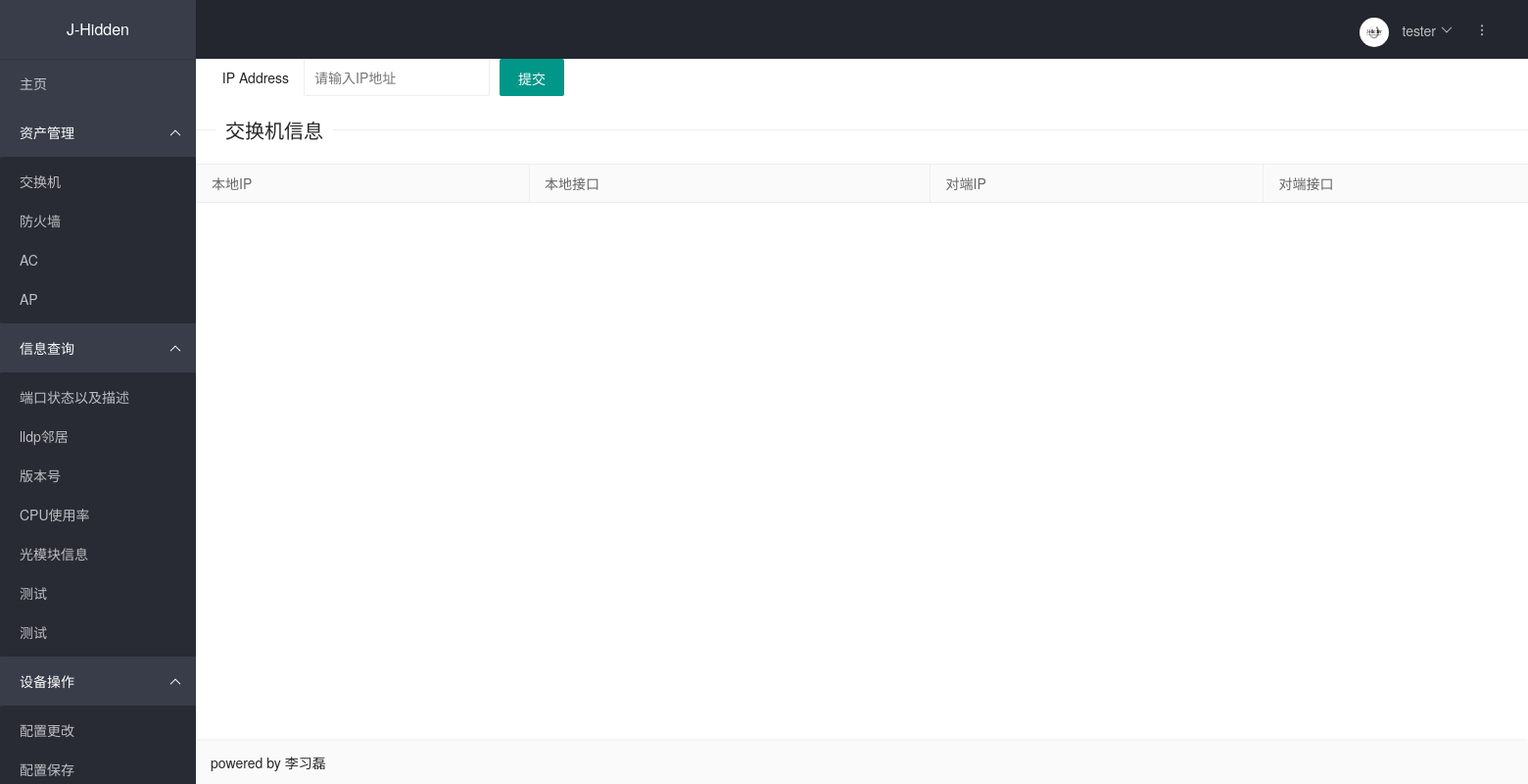
The page /neighbor_lldp_info_list/ on the database as committed earlier.
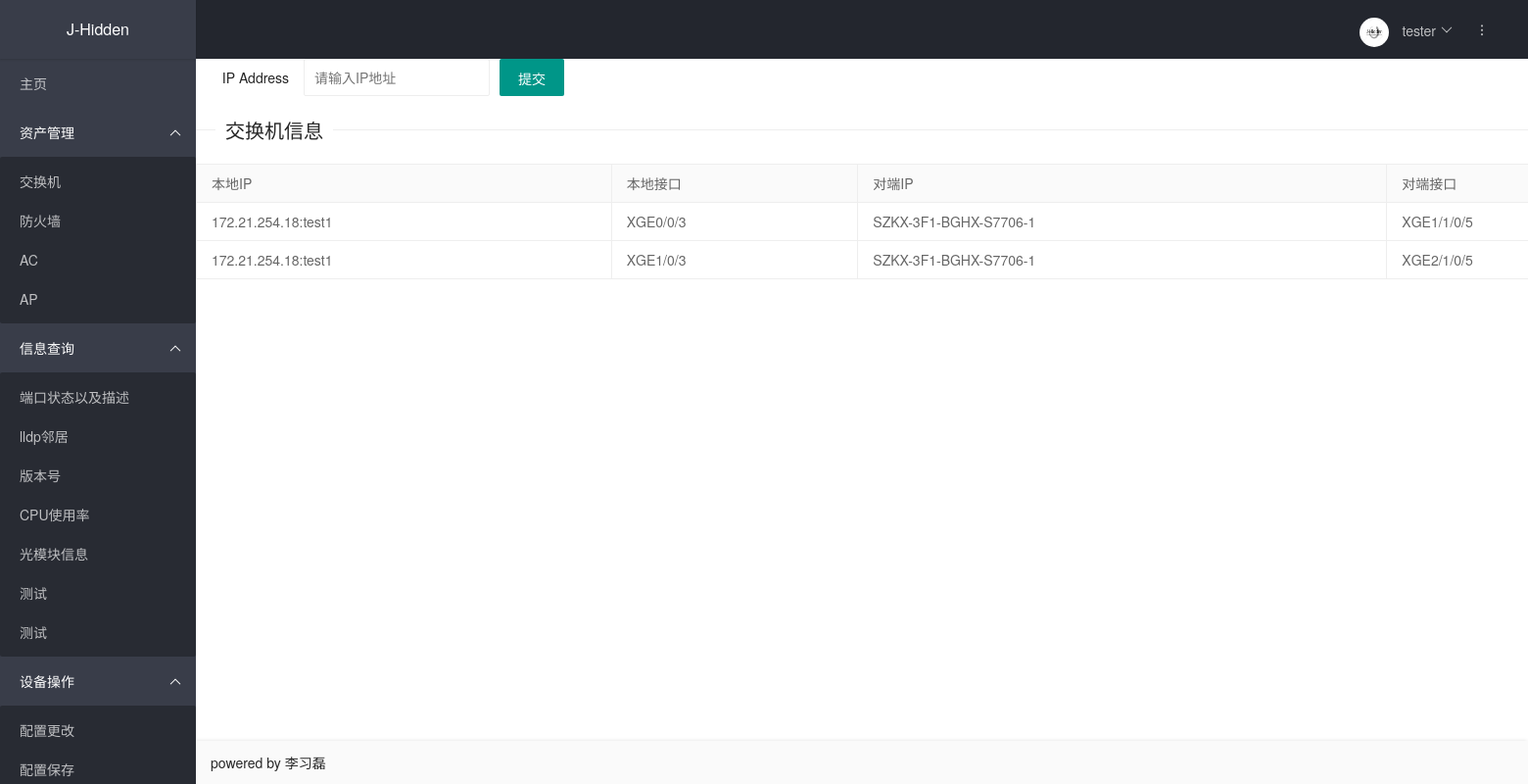
The same page on the database as committed later.
### cmdb/models.py (models this page shows, shortened)
class Neighbor_lldp(models.Model):
    Local_intf = models.CharField(verbose_name='本地接口', max_length=128)
    Neighbor_dev = models.CharField(verbose_name='对端IP', max_length=32)
    Neighbor_intf = models.CharField(verbose_name='对端接口', max_length=128)
    device = models.ForeignKey('Device', verbose_name='本地地址', on_delete=models.CASCADE)

class Device(models.Model):
    group_choices = (
        ('0', '一组'),
        ('1', '二组'),
        ('2', '三组'),
    )
    ip = models.GenericIPAddressField(verbose_name='IP地址', unique=True)
    name = models.CharField(verbose_name='设备名称', max_length=128)
    username = models.CharField(verbose_name='用户名', default='lixilei',max_length=128)
    password = models.CharField(verbose_name='密码', default='lixilei6028', max_length=128)
    port = models.CharField(verbose_name='端口', default=22, max_length=128)
    platform = models.CharField(verbose_name='平台(netmiko)', max_length=128)
    sn = models.CharField(verbose_name='sn', max_length=128, unique=True,)
    vendor = models.CharField(verbose_name='厂商', max_length=128)
    role = models.CharField(verbose_name='设备类型', max_length=128,)
    is_virtual = models.BooleanField(verbose_name='虚拟化', default=False)
    group = models.CharField(verbose_name='运维组', choices=group_choices,  max_length=128)
    creat_time = models.DateTimeField(verbose_name='创建时间', auto_now_add=True)
    update_time = models.DateTimeField(verbose_name='更新时间', auto_now=True)
    def __str__(self):
        return '{}:{}'.format(self.ip, self.name)

### cmdb/views.py (the view, shortened to what this page needs)
# urls.py: path('neighbor_lldp_info_list/', Neighbor_lldp_info_list.as_view(), name='neighbor_lldp_info_list'),
class Neighbor_lldp_info_list(View):
    def get(self, request):
        neighbor_lldp_info = Neighbor_lldp.objects.all()
        return render(request, 'neighbor_lldp.html', {'neighbor_lldp_info': neighbor_lldp_info})

### cmdb/templates/neighbor_lldp.html (shortened to what this page needs)
{% extends 'base.html' %}
{% block head %}
    <link rel="stylesheet" href="../static/css/layui.css"  media="all">
{% endblock head %}
{% block content %}
<form action="" method="post">
  <div class="layui-form-item">
    <label class="layui-form-label">IP Address</label>
    <div class="layui-input-inline">
      <input type="text" name="ip" lay-verify="pass" placeholder="请输入IP地址" autocomplete="off" class="layui-input">
    </div>
   <button type="submit" class="layui-btn" lay-submit="" lay-filter="demo1">提交</button>
  </div>
</form>
<div style="width: 1500px; position: center;">
 <fieldset class="layui-elem-field layui-field-title" style="margin-top: 20px";>
  <legend>交换机信息</legend>
 </fieldset>
<table class="layui-table">
    <thead>
    <tr>
        <th>本地IP</th>
        <th>本地接口</th>
        <th>对端IP</th>
        <th>对端接口</th>
    </tr>
    </thead>
    <tbody>
    {% for i in neighbor_lldp_info %}
         <tr>
             <td>{{ i.device }}</td>
             <td>{{ i.Local_intf }}</td>
             <td>{{ i.Neighbor_dev }}</td>
             <td>{{ i.Neighbor_intf }}</td>
         </tr>
    {% endfor %}
    </tbody>
</table>
</div>
{% endblock content %}

Rows that differ between the two databases and show on the page:
added Neighbor_lldp: device "172.21.254.18:test1", Local_intf "XGE0/0/3", Neighbor_dev "SZKX-3F1-BGHX-S7706-1", Neighbor_intf "XGE1/1/0/5"
added Neighbor_lldp: device "172.21.254.18:test1", Local_intf "XGE1/0/3", Neighbor_dev "SZKX-3F1-BGHX-S7706-1", Neighbor_intf "XGE2/1/0/5"
